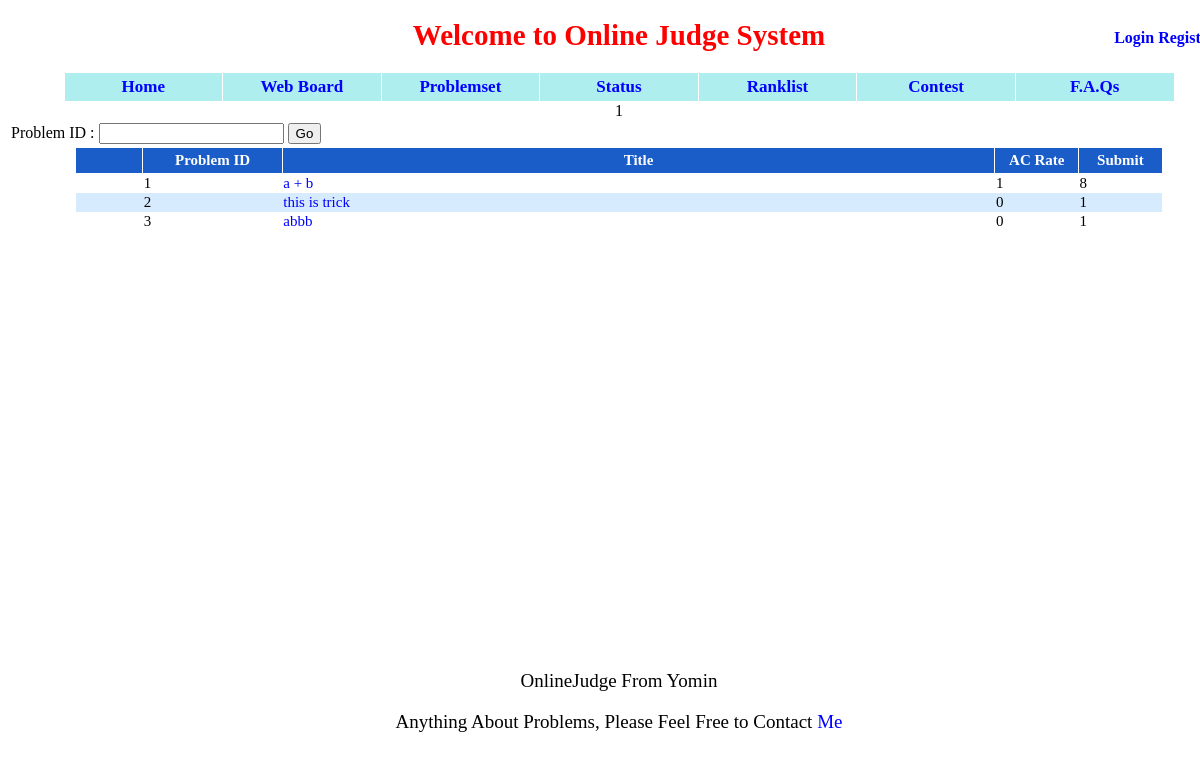
The app's page /problemset/, older data.
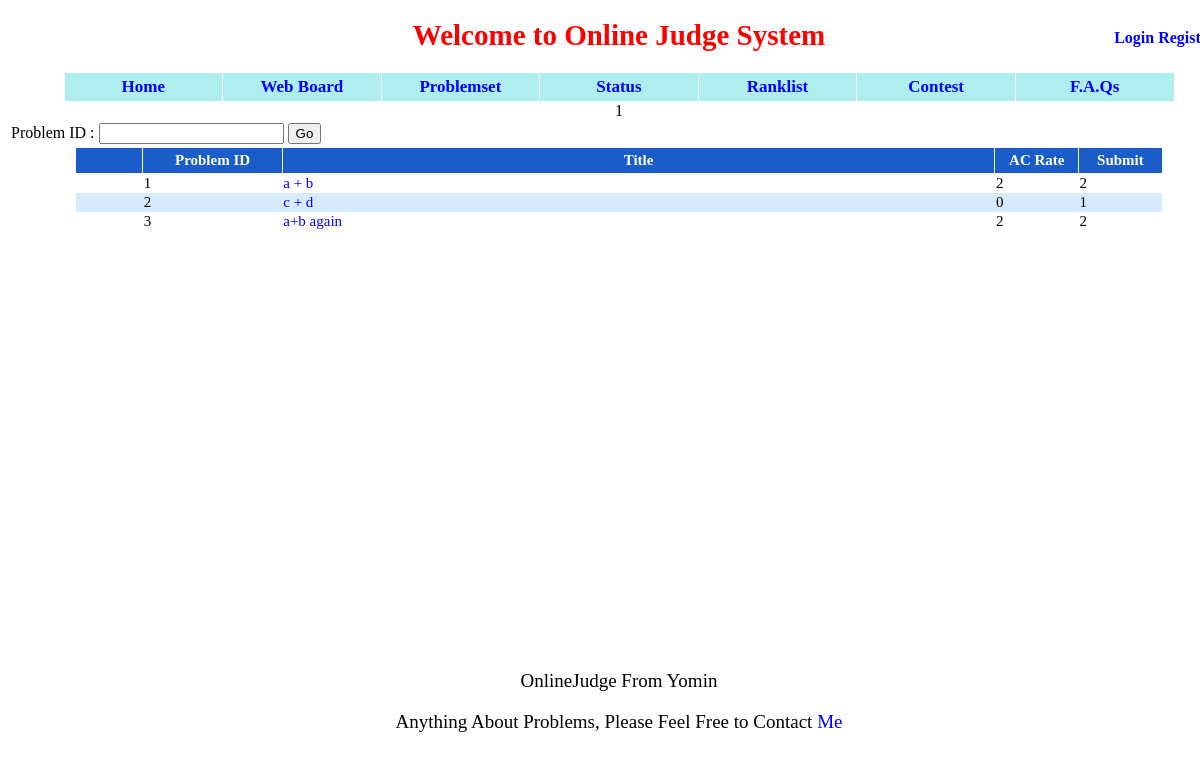
The same page, newer data.
### appfile/models.py (models this page shows, shortened)
class Problem(db.Model):
    pid = db.Column(db.Integer, primary_key=True)
    title = db.Column(db.String(299))
    description = db.Column(db.Text)
    pinput = db.Column(db.Text)
    poutput = db.Column(db.Text)
    sinput = db.Column(db.Text)
    soutput = db.Column(db.Text)
    hint = db.Column(db.Text)
    time_limit = db.Column(db.Integer)
    memory_limit = db.Column(db.Integer)
    ac_count = db.Column(db.Integer, default = 0)
    submit_count = db.Column(db.Integer, default = 0)
    visable = db.Column(db.Boolean, default = True)

### appfile/views.py (the view)
@app.route('/problemset/')
@app.route('/problemset/page=<int:page>/')
def problemset(page = 1):
    form = SearchProblemForm()
    problem_list = Problem.query.filter_by(visable = True).order_by(Problem.pid).paginate(page,MAX_PROBLEM_NUM_ONE_PAGE, False )
    if current_user.is_authenticated():
        ac_list = db.session.query(Submit.pid).distinct().filter_by(userid = current_user.userid).filter_by(result = 'Accepted').all()
        submit_list = db.session.query(Submit.pid).filter_by(userid = current_user.userid).all()
        print submit_list
        if ac_list:
            ac_list = zip(*ac_list)[0]
        if submit_list:
            submit_list = zip(*submit_list)[0]
    else:
        ac_list, submit_list = [],[]
    return render_template('problemset.html', page=page, problem_list = problem_list, form = form,ac_list = ac_list, submit_list = submit_list)

### appfile/forms.py
class SearchProblemForm(Form):
    pid = IntegerField('Problem ID')

### appfile/views.py (called while the page is built)
@app.before_request
def before_request():
    g.user = current_user
    if g.user.is_authenticated():
        g.url = url_for('userinfo',userid = g.user.userid)

### appfile/templates/problemset.html (shortened to what this page needs)
{% extends "base.html" %}
{% block content %}
<center>
    {% for i in problem_list.iter_pages() %}
        {% if i == page %}
            {{ i }}
        {% else %}
            <a href={{ url_for('problemset', page = i) }}> {{ i }} </a>
        {% endif %}
    {% endfor %}
</center>
<form action={{ url_for('search_problem') }} method="POST">
    <table class="center">
        <tr>
            <td> Problem ID : </td>
            <td> {{ form.pid(size=7) }} </td>
            <td><button type="submit"> Go </button></td>
        </tr>
    </table>
</form>
<table id = "problemset">
    <tr>
        <th id="ps_is_ac"></th>
        <th id="ps_pid"> Problem ID </th>
        <th id="ps_title"> Title </th>
        <th id="ps_ac"> AC Rate </th>
        <th id="ps_submit"> Submit </th>
    </tr>
    {% for problem in problem_list.items %}
            <tr style={{ loop.cycle('',"background-color:#D7EBFF") }}>
                <td>
                </td>
                <td> {{ problem.pid }} </td>
                <td align="left"><a href={{ url_for('show_problem', pid = problem.pid) }}> {{ problem.title }} </a></td>
                <td>{{ problem.ac_count }}</td>
                <td>{{ problem.submit_count }}</td>
            </tr>
    {% endfor %}
</table>
{% endblock %}

Row changes from the older to the newer data that the page shows:
changed Problem id 1: ac_count "1" → "2"; submit_count "8" → "2"
changed Problem id 2: title "this is trick" → "c + d"
changed Problem id 3: title "abbb" → "a+b again"; ac_count "0" → "2"; submit_count "1" → "2"
